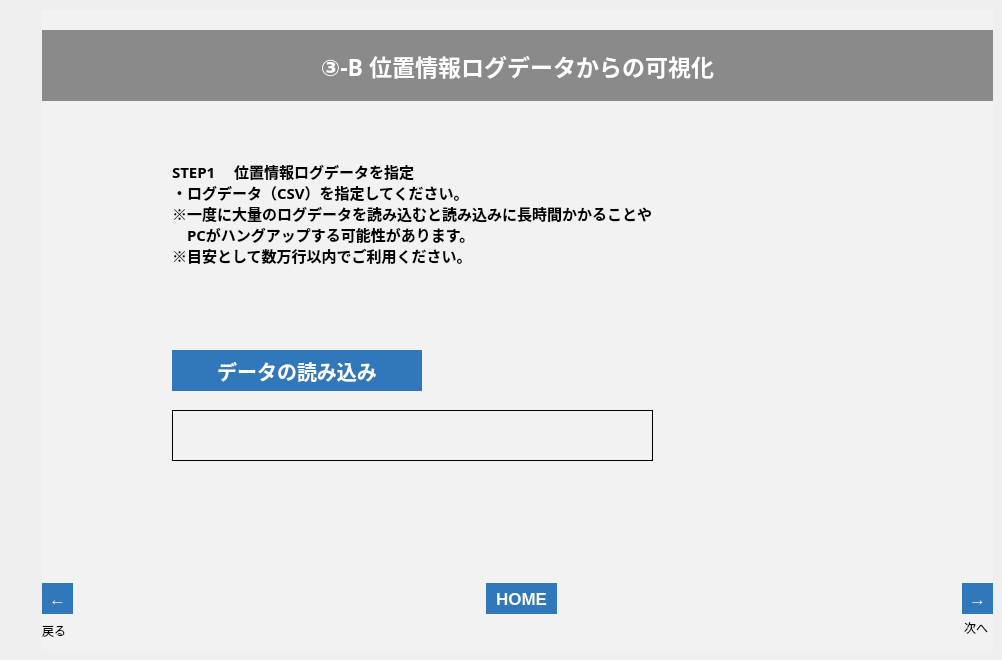
   <widget class="QWidget" name="tab_23">
    <attribute name="title">
     <string>003_7</string>
    </attribute>
    <widget class="QFrame" name="frame_27">
     <property name="geometry">
      <rect>
       <x>42</x>
       <y>10</y>
       <width>951</width>
       <height>641</height>
      </rect>
     </property>
     <property name="styleSheet">
      <string notr="true">background-color: rgb(242, 242, 242);</string>
     </property>
     <property name="frameShape">
      <enum>QFrame::NoFrame</enum>
     </property>
     <property name="frameShadow">
      <enum>QFrame::Plain</enum>
     </property>
     <property name="lineWidth">
      <number>0</number>
     </property>
     <widget class="QLabel" name="lbl_003_7_n">
      <property name="geometry">
       <rect>
        <x>922</x>
        <y>610</y>
        <width>31</width>
        <height>16</height>
       </rect>
      </property>
      <property name="text">
       <string>次へ</string>
      </property>
     </widget>
     <widget class="QLabel" name="label_106">
      <property name="geometry">
       <rect>
        <x>0</x>
        <y>610</y>
        <width>50</width>
        <height>21</height>
       </rect>
      </property>
      <property name="text">
       <string>戻る</string>
      </property>
     </widget>
     <widget class="QToolButton" name="btn_003_7_n">
      <property name="geometry">
       <rect>
        <x>920</x>
        <y>573</y>
        <width>31</width>
        <height>31</height>
       </rect>
      </property>
      <property name="font">
       <font>
        <pointsize>13</pointsize>
        <weight>75</weight>
        <bold>true</bold>
       </font>
      </property>
      <property name="styleSheet">
       <string notr="true">background-color: rgb(48,120,186);
color: rgb(255, 255, 255);
border: none;</string>
      </property>
      <property name="text">
       <string>→</string>
      </property>
     </widget>
     <widget class="QToolButton" name="btn_003_7_b">
      <property name="geometry">
       <rect>
        <x>0</x>
        <y>573</y>
        <width>31</width>
        <height>31</height>
       </rect>
      </property>
      <property name="font">
       <font>
        <pointsize>13</pointsize>
        <weight>75</weight>
        <bold>true</bold>
       </font>
      </property>
      <property name="styleSheet">
       <string notr="true">background-color: rgb(48,120,186);
color: rgb(255, 255, 255);
border: none;</string>
      </property>
      <property name="text">
       <string>←</string>
      </property>
     </widget>
     <widget class="QLabel" name="label_109">
      <property name="geometry">
       <rect>
        <x>0</x>
        <y>20</y>
        <width>951</width>
        <height>71</height>
       </rect>
      </property>
      <property name="font">
       <font>
        <family>游ゴシック</family>
        <pointsize>17</pointsize>
        <weight>75</weight>
        <bold>true</bold>
       </font>
      </property>
      <property name="styleSheet">
       <string notr="true">background-color: rgb(138, 138, 138);
color: rgb(255, 255, 255);</string>
      </property>
      <property name="text">
       <string>③-B 位置情報ログデータからの可視化</string>
      </property>
      <property name="alignment">
       <set>Qt::AlignCenter</set>
      </property>
     </widget>
     <widget class="QToolButton" name="btn_home_22">
      <property name="geometry">
       <rect>
        <x>444</x>
        <y>573</y>
        <width>71</width>
        <height>31</height>
       </rect>
      </property>
      <property name="font">
       <font>
        <pointsize>13</pointsize>
        <weight>75</weight>
        <bold>true</bold>
       </font>
      </property>
      <property name="styleSheet">
       <string notr="true">background-color: rgb(48,120,186);
color: rgb(255, 255, 255);
border: none;</string>
      </property>
      <property name="text">
       <string>HOME</string>
      </property>
     </widget>
     <widget class="QPushButton" name="btn_003_sensor_read_2">
      <property name="geometry">
       <rect>
        <x>130</x>
        <y>340</y>
        <width>250</width>
        <height>41</height>
       </rect>
      </property>
      <property name="font">
       <font>
        <family>游ゴシック</family>
        <pointsize>15</pointsize>
        <weight>75</weight>
        <bold>true</bold>
       </font>
      </property>
      <property name="autoFillBackground">
       <bool>false</bool>
      </property>
      <property name="styleSheet">
       <string notr="true">background-color: rgb(48,120,186);
color: rgb(255, 255, 255);
border: none;</string>
      </property>
      <property name="text">
       <string>データの読み込み</string>
      </property>
     </widget>
     <widget class="QLabel" name="lbl_003_filename_3">
      <property name="geometry">
       <rect>
        <x>130</x>
        <y>400</y>
        <width>481</width>
        <height>51</height>
       </rect>
      </property>
      <property name="font">
       <font>
        <pointsize>14</pointsize>
       </font>
      </property>
      <property name="frameShape">
       <enum>QFrame::Panel</enum>
      </property>
      <property name="text">
       <string/>
      </property>
      <property name="alignment">
       <set>Qt::AlignCenter</set>
      </property>
     </widget>
     <widget class="QLabel" name="label_31">
      <property name="geometry">
       <rect>
        <x>130</x>
        <y>150</y>
        <width>801</width>
        <height>161</height>
       </rect>
      </property>
      <property name="font">
       <font>
        <family>游ゴシック</family>
        <pointsize>11</pointsize>
        <weight>75</weight>
        <bold>true</bold>
       </font>
      </property>
      <property name="styleSheet">
       <string notr="true">border-color: rgb(220, 220, 220);</string>
      </property>
      <property name="frameShape">
       <enum>QFrame::Box</enum>
      </property>
      <property name="lineWidth">
       <number>0</number>
      </property>
      <property name="midLineWidth">
       <number>0</number>
      </property>
      <property name="text">
       <string>STEP1　 位置情報ログデータを指定
・ログデータ（CSV）を指定してください。
※一度に大量のログデータを読み込むと読み込みに長時間かかることや
　PCがハングアップする可能性があります。
※目安として数万行以内でご利用ください。
</string>
      </property>
      <property name="alignment">
       <set>Qt::AlignLeading|Qt::AlignLeft|Qt::AlignTop</set>
      </property>
     </widget>
     <widget class="QLabel" name="lbl_002_sensor_msg_3">
      <property name="geometry">
       <rect>
        <x>130</x>
        <y>490</y>
        <width>711</width>
        <height>51</height>
       </rect>
      </property>
      <property name="font">
       <font>
        <family>游ゴシック</family>
        <pointsize>16</pointsize>
        <weight>75</weight>
        <bold>true</bold>
       </font>
      </property>
      <property name="styleSheet">
       <string notr="true">border-color: rgb(220, 220, 220);
color: rgb(255, 0, 0);</string>
      </property>
      <property name="frameShape">
       <enum>QFrame::Box</enum>
      </property>
      <property name="lineWidth">
       <number>0</number>
      </property>
      <property name="midLineWidth">
       <number>0</number>
      </property>
      <property name="text">
       <string/>
      </property>
      <property name="alignment">
       <set>Qt::AlignLeading|Qt::AlignLeft|Qt::AlignVCenter</set>
      </property>
     </widget>
     <zorder>lbl_003_7_n</zorder>
     <zorder>label_106</zorder>
     <zorder>btn_003_7_n</zorder>
     <zorder>btn_003_7_b</zorder>
     <zorder>label_109</zorder>
     <zorder>btn_home_22</zorder>
     <zorder>lbl_003_filename_3</zorder>
     <zorder>label_31</zorder>
     <zorder>lbl_002_sensor_msg_3</zorder>
     <zorder>btn_003_sensor_read_2</zorder>
    </widget>
   </widget>
